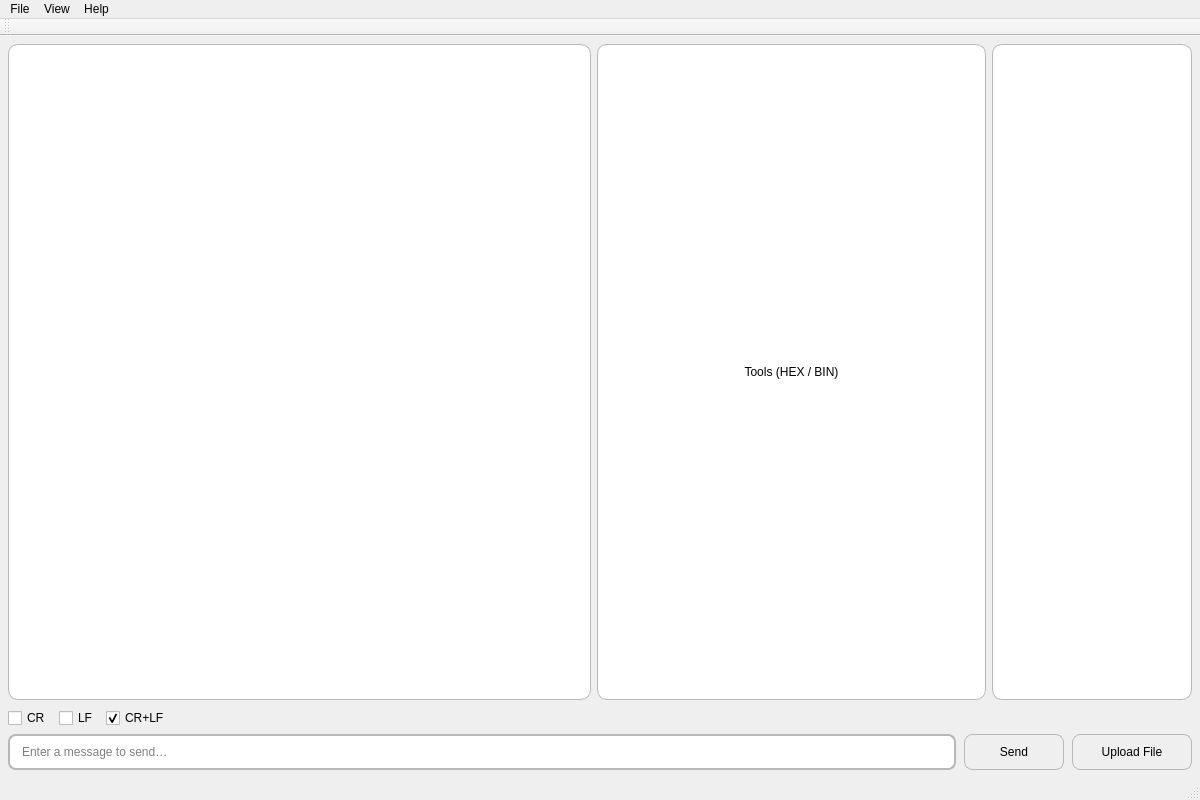
<?xml version="1.0" encoding="UTF-8"?>
<ui version="4.0">
 <class>MainWindow</class>
 <widget class="QMainWindow" name="MainWindow">
  <property name="geometry">
   <rect>
    <x>0</x>
    <y>0</y>
    <width>1200</width>
    <height>800</height>
   </rect>
  </property>
  <property name="minimumSize">
   <size>
    <width>600</width>
    <height>400</height>
   </size>
  </property>
  <property name="windowTitle">
   <string>SerialForge</string>
  </property>
  <widget class="QWidget" name="centralwidget">
   <layout class="QVBoxLayout" name="mainLayout" stretch="1,0">
    <property name="spacing">
     <number>8</number>
    </property>
    <property name="leftMargin">
     <number>8</number>
    </property>
    <property name="topMargin">
     <number>8</number>
    </property>
    <property name="rightMargin">
     <number>8</number>
    </property>
    <property name="bottomMargin">
     <number>8</number>
    </property>
    <item>
     <layout class="QHBoxLayout" name="terminalRowLayout" stretch="1,0">
      <property name="spacing">
       <number>6</number>
      </property>
      <property name="leftMargin">
       <number>0</number>
      </property>
      <property name="topMargin">
       <number>0</number>
      </property>
      <property name="rightMargin">
       <number>0</number>
      </property>
      <property name="bottomMargin">
       <number>0</number>
      </property>
      <item>
       <widget class="QWidget" name="terminalContainer">
        <property name="sizePolicy">
         <sizepolicy hsizetype="Expanding" vsizetype="Expanding">
          <horstretch>0</horstretch>
          <verstretch>0</verstretch>
         </sizepolicy>
        </property>
        <layout class="QHBoxLayout" name="terminalLayout" stretch="3,2">
         <property name="spacing">
          <number>6</number>
         </property>
         <property name="leftMargin">
          <number>0</number>
         </property>
         <property name="topMargin">
          <number>0</number>
         </property>
         <property name="rightMargin">
          <number>0</number>
         </property>
         <property name="bottomMargin">
          <number>0</number>
         </property>
         <item>
          <widget class="QPlainTextEdit" name="terminalTextEdit">
           <property name="sizePolicy">
            <sizepolicy hsizetype="Expanding" vsizetype="Expanding">
             <horstretch>0</horstretch>
             <verstretch>0</verstretch>
            </sizepolicy>
           </property>
           <property name="readOnly">
            <bool>true</bool>
           </property>
           <property name="styleSheet">
            <string>QPlainTextEdit#terminalTextEdit {
 border: 1px solid palette(mid);
 border-radius: 10px;
 padding: 6px;
 background-color: palette(base);
}</string>
           </property>
          </widget>
         </item>
         <item>
          <widget class="QFrame" name="terminalToolsContainer">
           <property name="sizePolicy">
            <sizepolicy hsizetype="Expanding" vsizetype="Expanding">
             <horstretch>0</horstretch>
             <verstretch>0</verstretch>
            </sizepolicy>
           </property>
           <property name="styleSheet">
            <string>QFrame#terminalToolsContainer {
 border: 1px solid palette(mid);
 border-radius: 10px;
 background-color: palette(base);
}</string>
           </property>
           <layout class="QVBoxLayout" name="terminalToolsLayout">
            <property name="leftMargin">
             <number>10</number>
            </property>
            <property name="topMargin">
             <number>10</number>
            </property>
            <property name="rightMargin">
             <number>10</number>
            </property>
            <property name="bottomMargin">
             <number>10</number>
            </property>
            <item>
             <widget class="QLabel" name="terminalToolsPlaceholder">
              <property name="text">
               <string>Tools (HEX / BIN)</string>
              </property>
              <property name="alignment">
               <set>Qt::AlignmentFlag::AlignCenter</set>
              </property>
              <property name="wordWrap">
               <bool>true</bool>
              </property>
             </widget>
            </item>
           </layout>
          </widget>
         </item>
        </layout>
       </widget>
      </item>
      <item>
       <widget class="QListView" name="listView">
        <property name="sizePolicy">
         <sizepolicy hsizetype="Fixed" vsizetype="Expanding">
          <horstretch>0</horstretch>
          <verstretch>0</verstretch>
         </sizepolicy>
        </property>
        <property name="maximumSize">
         <size>
          <width>200</width>
          <height>16777215</height>
         </size>
        </property>
        <property name="styleSheet">
         <string>QListView#listView {
 border: 1px solid palette(mid);
 border-radius: 10px;
 padding: 6px;
 background-color: palette(base);
}</string>
        </property>
       </widget>
      </item>
     </layout>
    </item>
    <item>
     <widget class="QWidget" name="txContainer">
      <property name="sizePolicy">
       <sizepolicy hsizetype="Expanding" vsizetype="Fixed">
        <horstretch>0</horstretch>
        <verstretch>0</verstretch>
       </sizepolicy>
      </property>
      <layout class="QVBoxLayout" name="txLayout">
       <property name="spacing">
        <number>6</number>
       </property>
       <property name="leftMargin">
        <number>0</number>
       </property>
       <property name="topMargin">
        <number>0</number>
       </property>
       <property name="rightMargin">
        <number>0</number>
       </property>
       <property name="bottomMargin">
        <number>0</number>
       </property>
       <item>
        <layout class="QHBoxLayout" name="lineEndingLayout" stretch="0,0,0,1">
         <property name="spacing">
          <number>8</number>
         </property>
         <property name="leftMargin">
          <number>0</number>
         </property>
         <property name="topMargin">
          <number>0</number>
         </property>
         <property name="rightMargin">
          <number>0</number>
         </property>
         <property name="bottomMargin">
          <number>0</number>
         </property>
         <item>
          <widget class="QCheckBox" name="crCheckBox">
           <property name="text">
            <string>CR</string>
           </property>
           <property name="toolTip">
            <string>Carriage return (0x0D)</string>
           </property>
           <property name="checked">
            <bool>false</bool>
           </property>
           <attribute name="buttonGroup">
            <string notr="true">lineEndingButtonGroup</string>
           </attribute>
          </widget>
         </item>
         <item>
          <widget class="QCheckBox" name="lfCheckBox">
           <property name="text">
            <string>LF</string>
           </property>
           <property name="toolTip">
            <string>Line feed (0x0A)</string>
           </property>
           <property name="checked">
            <bool>false</bool>
           </property>
           <attribute name="buttonGroup">
            <string notr="true">lineEndingButtonGroup</string>
           </attribute>
          </widget>
         </item>
         <item>
          <widget class="QCheckBox" name="crlfCheckBox">
           <property name="text">
            <string>CR+LF</string>
           </property>
           <property name="toolTip">
            <string>Carriage return followed by line feed (0x0D 0x0A)</string>
           </property>
           <property name="checked">
            <bool>true</bool>
           </property>
           <attribute name="buttonGroup">
            <string notr="true">lineEndingButtonGroup</string>
           </attribute>
          </widget>
         </item>
         <item>
          <spacer name="lineEndingSpacer">
           <property name="orientation">
            <enum>Qt::Orientation::Horizontal</enum>
           </property>
           <property name="sizeHint" stdset="0">
            <size>
             <width>0</width>
             <height>0</height>
            </size>
           </property>
          </spacer>
         </item>
        </layout>
       </item>
       <item>
        <layout class="QHBoxLayout" name="txInputLayout" stretch="1,0,0">
         <property name="spacing">
          <number>8</number>
         </property>
         <property name="leftMargin">
          <number>0</number>
         </property>
         <property name="topMargin">
          <number>0</number>
         </property>
         <property name="rightMargin">
          <number>0</number>
         </property>
         <property name="bottomMargin">
          <number>0</number>
         </property>
         <item>
          <widget class="QLineEdit" name="txInput">
           <property name="sizePolicy">
            <sizepolicy hsizetype="Expanding" vsizetype="Fixed">
             <horstretch>0</horstretch>
             <verstretch>0</verstretch>
            </sizepolicy>
           </property>
           <property name="placeholderText">
            <string>Enter a message to send…</string>
           </property>
           <property name="styleSheet">
            <string>QLineEdit#txInput {
 border: 2px solid palette(mid);
 border-radius: 8px;
 padding: 0 10px;
 background-color: palette(base);
 color: palette(text);
 selection-background-color: palette(highlight);
 selection-color: palette(highlighted-text);
}
QLineEdit#txInput:focus {
 border-color: palette(highlight);
}</string>
           </property>
           <property name="minimumSize">
            <size>
             <width>0</width>
             <height>36</height>
            </size>
           </property>
           <property name="maximumSize">
            <size>
             <width>16777215</width>
             <height>36</height>
            </size>
           </property>
          </widget>
         </item>
         <item>
          <widget class="QPushButton" name="sendButton">
           <property name="sizePolicy">
            <sizepolicy hsizetype="Fixed" vsizetype="Fixed">
             <horstretch>0</horstretch>
             <verstretch>0</verstretch>
            </sizepolicy>
           </property>
           <property name="minimumSize">
            <size>
             <width>100</width>
             <height>36</height>
            </size>
           </property>
           <property name="maximumSize">
            <size>
             <width>100</width>
             <height>36</height>
            </size>
           </property>
           <property name="text">
            <string>Send</string>
           </property>
           <property name="styleSheet">
            <string>QPushButton#sendButton {
 border: 1px solid palette(mid);
 border-radius: 8px;
 padding: 0 12px;
 background-color: palette(button);
 color: palette(button-text);
}
QPushButton#sendButton:hover, QPushButton#sendButton:focus {
 border-color: palette(highlight);
}
QPushButton#sendButton:pressed {
 background-color: palette(midlight);
}</string>
           </property>
          </widget>
         </item>
         <item>
          <widget class="QPushButton" name="uploadFileButton">
           <property name="sizePolicy">
            <sizepolicy hsizetype="Fixed" vsizetype="Fixed">
             <horstretch>0</horstretch>
             <verstretch>0</verstretch>
            </sizepolicy>
           </property>
           <property name="minimumSize">
            <size>
             <width>120</width>
             <height>36</height>
            </size>
           </property>
           <property name="maximumSize">
            <size>
             <width>120</width>
             <height>36</height>
            </size>
           </property>
           <property name="text">
            <string>Upload File</string>
           </property>
           <property name="styleSheet">
            <string>QPushButton#uploadFileButton {
 border: 1px solid palette(mid);
 border-radius: 8px;
 padding: 0 12px;
 background-color: palette(button);
 color: palette(button-text);
}
QPushButton#uploadFileButton:hover, QPushButton#uploadFileButton:focus {
 border-color: palette(highlight);
}
QPushButton#uploadFileButton:pressed {
 background-color: palette(midlight);
}</string>
           </property>
          </widget>
         </item>
        </layout>
       </item>
      </layout>
     </widget>
    </item>
   </layout>
  </widget>
  <widget class="QMenuBar" name="menubar">
   <property name="nativeMenuBar">
    <bool>false</bool>
   </property>
   <property name="geometry">
    <rect>
     <x>0</x>
     <y>0</y>
     <width>1200</width>
     <height>30</height>
    </rect>
   </property>
   <widget class="QMenu" name="menuFile">
    <property name="title">
     <string>File</string>
    </property>
    <addaction name="actionSave"/>
    <addaction name="separator"/>
    <addaction name="actionExit"/>
   </widget>
   <widget class="QMenu" name="menuView">
    <property name="title">
     <string>View</string>
    </property>
    <addaction name="actionTimetag"/>
   </widget>
   <widget class="QMenu" name="menuHelp">
    <property name="title">
     <string>Help</string>
    </property>
    <addaction name="actionAbout"/>
   </widget>
   <addaction name="menuFile"/>
   <addaction name="menuView"/>
   <addaction name="menuHelp"/>
  </widget>
  <widget class="QStatusBar" name="statusbar"/>
  <widget class="QToolBar" name="toolBar">
   <property name="windowTitle">
    <string>toolBar</string>
   </property>
   <attribute name="toolBarArea">
    <enum>TopToolBarArea</enum>
   </attribute>
   <attribute name="toolBarBreak">
    <bool>false</bool>
   </attribute>
  </widget>
  <action name="actionTimetag">
   <property name="checkable">
    <bool>true</bool>
   </property>
   <property name="checked">
    <bool>false</bool>
   </property>
   <property name="text">
    <string>Timetag</string>
   </property>
  </action>
  <action name="actionSave">
   <property name="text">
    <string>Save</string>
   </property>
   <property name="shortcut">
    <string>Ctrl+S</string>
   </property>
  </action>
  <action name="actionExit">
   <property name="text">
    <string>Exit</string>
   </property>
   <property name="shortcut">
    <string>Ctrl+Q</string>
   </property>
  </action>
  <action name="actionAbout">
   <property name="text">
    <string>About SerialForge</string>
   </property>
  </action>
 </widget>
 <resources/>
 <connections/>
 <buttongroups>
  <buttongroup name="lineEndingButtonGroup">
   <property name="exclusive">
    <bool>true</bool>
   </property>
  </buttongroup>
 </buttongroups>
</ui>
